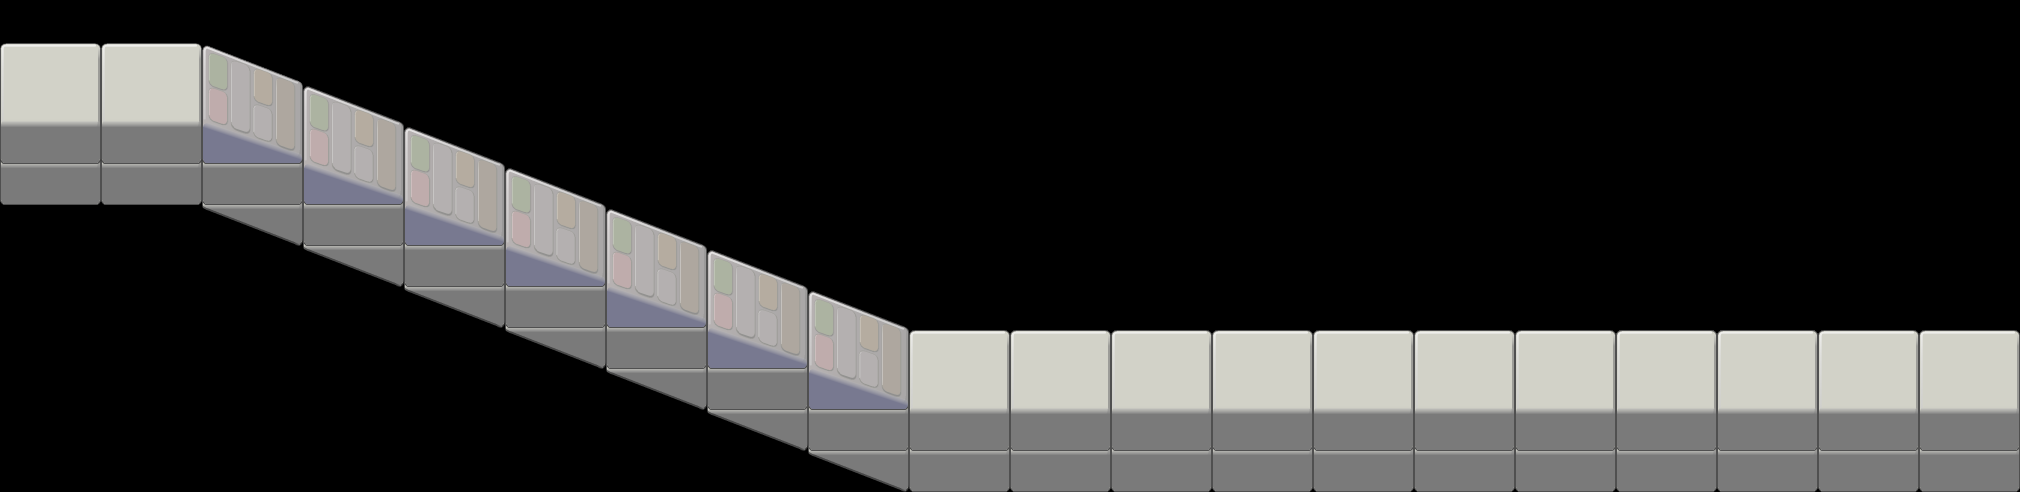

A level layout from a 2D game, rendered from its tile map. Below: a short description, then the map file with tile-grid data replaced by summaries:
An orthogonal 20x12 tile map with 101x41 px tiles, 3 tile layers (Tile Layer 3, Tile Layer 2, top).

<map version="1.0" orientation="orthogonal" width="20" height="12" tilewidth="101" tileheight="41">
 <tileset firstgid="1" source="orthogonal-test1.tsx" />
 <layer name="Tile Layer 3" width="20" height="12">
  <data>[240 cells, 7 non-empty, 1 distinct tile ids]</data>
 </layer>
 <layer name="Tile Layer 2" width="20" height="12">
  <data>[240 cells, 22 non-empty, 1 distinct tile ids]</data>
 </layer>
 <layer name="top" width="20" height="12">
  <data>[240 cells, 20 non-empty, 2 distinct tile ids]</data>
 </layer>
</map>
